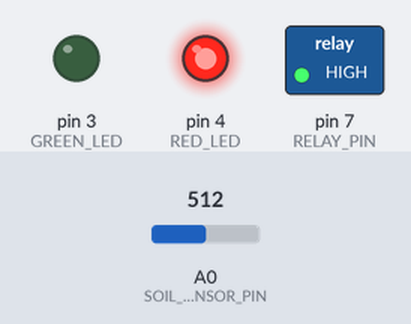
Recording of a sketch running on a simulated Arduino Uno, built with avr-gcc and run on an emulated ATmega328P. Shown: switched loads named in the sketch (green lamp = pin HIGH), output pins drawn as LEDs (lit = HIGH). Inputs (shaded band) come from the test bench; at power-on: A0 (SOIL_SENSOR_PIN) = 512. What the sketch prints to the serial monitor is not drawn.

Above: at 2.8 s.
2.9 s: A0 (SOIL_SENSOR_PIN) set to 484
At 4.9 s:
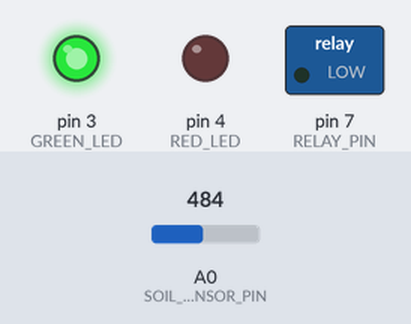
5.6 s: A0 (SOIL_SENSOR_PIN) set to 510
At 6.4 s:
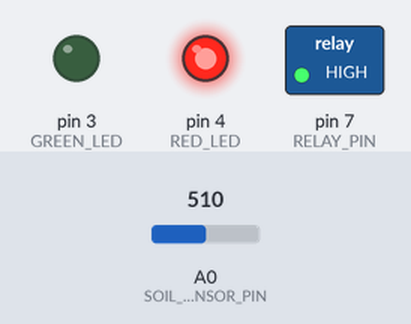
8.3 s: A0 (SOIL_SENSOR_PIN) set to 490
At 10.7 s:
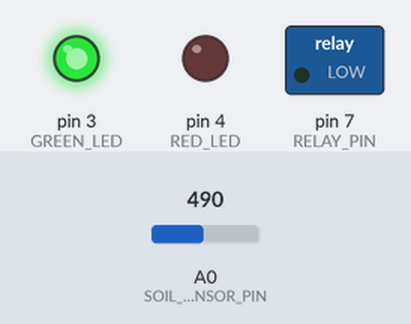
Timing chart, 0 to 12.2 s (numbered marks = the images above; inputs shaded):
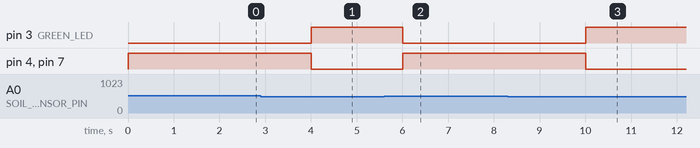

The sketch:

siolMosisture.ino
```cpp
// Pin definitions
#define SOIL_SENSOR_PIN A0
#define RELAY_PIN 7
#define GREEN_LED 3
#define RED_LED 4

// Moisture thresholds (tweak for your sensor)
int dryThreshold = 500;   // Above this = dry soil
int wetThreshold = 400;   // Below this = very wet

void setup() {
  Serial.begin(9600);

  // Set pin modes
  pinMode(SOIL_SENSOR_PIN, INPUT);
  pinMode(RELAY_PIN, OUTPUT);
  pinMode(GREEN_LED, OUTPUT);
  pinMode(RED_LED, OUTPUT);

  // Turn everything off initially
  digitalWrite(RELAY_PIN, LOW);
  digitalWrite(GREEN_LED, LOW);
  digitalWrite(RED_LED, LOW);
}

void loop() {
  int soilValue = analogRead(SOIL_SENSOR_PIN);
  Serial.print("Soil Moisture: ");
  Serial.println(soilValue);

  if (soilValue > dryThreshold) {
    // Soil is dry 🌵
    digitalWrite(RELAY_PIN, HIGH);     // Turn ON relay (water the plant)
    digitalWrite(GREEN_LED, LOW);
    digitalWrite(RED_LED, HIGH);
    Serial.println("🌵 Soil is dry. Watering...");
  }
  else if (soilValue < wetThreshold) {
    // Soil is too wet 💦
    digitalWrite(RELAY_PIN, LOW);      // Turn OFF relay
    digitalWrite(GREEN_LED, HIGH);
    digitalWrite(RED_LED, LOW);
    Serial.println("💧 Soil is wet. No watering.");
  }
  else {
    // Soil is okay 🌱
    digitalWrite(RELAY_PIN, LOW);      // No need to water
    digitalWrite(GREEN_LED, HIGH);
    digitalWrite(RED_LED, LOW);
    Serial.println("🌱 Soil is good.");
  }

  delay(2000);  // Check every 2 seconds
}
```

Measured:
- the behaviour switches between 501 and 500 on A0 (SOIL_SENSOR_PIN) (found by bisection; images 0 and 1)
- after the input at 2.9 s, pin 3 (GREEN_LED): LOW → HIGH after 1.1 s; pin 4 (RED_LED), pin 7 (RELAY_PIN): HIGH → LOW after 1.1 s
- after the input at 5.6 s, pin 3 (GREEN_LED): HIGH → LOW after 0.40 s; pin 4 (RED_LED), pin 7 (RELAY_PIN): LOW → HIGH after 0.40 s
- after the input at 8.3 s, pin 3 (GREEN_LED): LOW → HIGH after 1.7 s; pin 4 (RED_LED), pin 7 (RELAY_PIN): HIGH → LOW after 1.7 s
